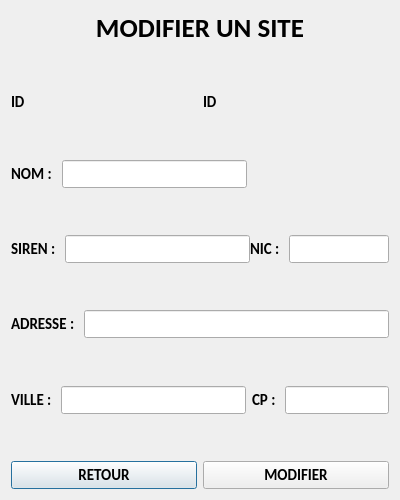
<?xml version="1.0" encoding="UTF-8"?>
<ui version="4.0">
 <class>ModifSite</class>
 <widget class="QDialog" name="ModifSite">
  <property name="geometry">
   <rect>
    <x>0</x>
    <y>0</y>
    <width>400</width>
    <height>500</height>
   </rect>
  </property>
  <property name="minimumSize">
   <size>
    <width>400</width>
    <height>500</height>
   </size>
  </property>
  <property name="font">
   <font>
    <family>Calibri</family>
    <pointsize>11</pointsize>
   </font>
  </property>
  <property name="windowTitle">
   <string>Dialog</string>
  </property>
  <layout class="QVBoxLayout" name="verticalLayout">
   <item>
    <layout class="QHBoxLayout" name="horizontalLayout">
     <item>
      <widget class="QLabel" name="label_titre">
       <property name="font">
        <font>
         <family>Calibri</family>
         <pointsize>20</pointsize>
         <weight>75</weight>
         <bold>true</bold>
        </font>
       </property>
       <property name="text">
        <string>MODIFIER UN SITE</string>
       </property>
       <property name="alignment">
        <set>Qt::AlignCenter</set>
       </property>
      </widget>
     </item>
    </layout>
   </item>
   <item>
    <spacer name="verticalSpacer_6">
     <property name="orientation">
      <enum>Qt::Vertical</enum>
     </property>
     <property name="sizeHint" stdset="0">
      <size>
       <width>20</width>
       <height>40</height>
      </size>
     </property>
    </spacer>
   </item>
   <item>
    <layout class="QHBoxLayout" name="horizontalLayout_5">
     <item>
      <widget class="QLabel" name="label_nom_3">
       <property name="font">
        <font>
         <weight>75</weight>
         <bold>true</bold>
        </font>
       </property>
       <property name="text">
        <string>ID</string>
       </property>
      </widget>
     </item>
     <item>
      <widget class="QLabel" name="ID">
       <property name="font">
        <font>
         <weight>75</weight>
         <bold>true</bold>
        </font>
       </property>
       <property name="text">
        <string>ID</string>
       </property>
      </widget>
     </item>
    </layout>
   </item>
   <item>
    <spacer name="verticalSpacer_4">
     <property name="orientation">
      <enum>Qt::Vertical</enum>
     </property>
     <property name="sizeHint" stdset="0">
      <size>
       <width>20</width>
       <height>40</height>
      </size>
     </property>
    </spacer>
   </item>
   <item>
    <layout class="QHBoxLayout" name="horizontalLayout_7">
     <item>
      <widget class="QLabel" name="label_nom">
       <property name="font">
        <font>
         <weight>75</weight>
         <bold>true</bold>
        </font>
       </property>
       <property name="text">
        <string>NOM : </string>
       </property>
      </widget>
     </item>
     <item>
      <widget class="QLineEdit" name="nom">
       <property name="minimumSize">
        <size>
         <width>185</width>
         <height>0</height>
        </size>
       </property>
       <property name="baseSize">
        <size>
         <width>300</width>
         <height>0</height>
        </size>
       </property>
      </widget>
     </item>
     <item>
      <spacer name="horizontalSpacer">
       <property name="orientation">
        <enum>Qt::Horizontal</enum>
       </property>
       <property name="sizeHint" stdset="0">
        <size>
         <width>40</width>
         <height>20</height>
        </size>
       </property>
      </spacer>
     </item>
    </layout>
   </item>
   <item>
    <spacer name="verticalSpacer_5">
     <property name="orientation">
      <enum>Qt::Vertical</enum>
     </property>
     <property name="sizeHint" stdset="0">
      <size>
       <width>20</width>
       <height>40</height>
      </size>
     </property>
    </spacer>
   </item>
   <item>
    <layout class="QHBoxLayout" name="horizontalLayout_4">
     <item>
      <widget class="QLabel" name="label_nature">
       <property name="font">
        <font>
         <weight>75</weight>
         <bold>true</bold>
        </font>
       </property>
       <property name="text">
        <string>SIREN : </string>
       </property>
      </widget>
     </item>
     <item>
      <widget class="QLineEdit" name="siren">
       <property name="minimumSize">
        <size>
         <width>185</width>
         <height>0</height>
        </size>
       </property>
       <property name="baseSize">
        <size>
         <width>300</width>
         <height>0</height>
        </size>
       </property>
      </widget>
     </item>
     <item>
      <widget class="QLabel" name="label_frequence_3">
       <property name="font">
        <font>
         <weight>75</weight>
         <bold>true</bold>
        </font>
       </property>
       <property name="text">
        <string>NIC : </string>
       </property>
      </widget>
     </item>
     <item>
      <widget class="QLineEdit" name="nic">
       <property name="minimumSize">
        <size>
         <width>100</width>
         <height>0</height>
        </size>
       </property>
       <property name="baseSize">
        <size>
         <width>30</width>
         <height>0</height>
        </size>
       </property>
      </widget>
     </item>
    </layout>
   </item>
   <item>
    <spacer name="verticalSpacer">
     <property name="orientation">
      <enum>Qt::Vertical</enum>
     </property>
     <property name="sizeHint" stdset="0">
      <size>
       <width>20</width>
       <height>40</height>
      </size>
     </property>
    </spacer>
   </item>
   <item>
    <layout class="QHBoxLayout" name="horizontalLayout_2">
     <item>
      <widget class="QLabel" name="label_cout">
       <property name="font">
        <font>
         <weight>75</weight>
         <bold>true</bold>
        </font>
       </property>
       <property name="text">
        <string>ADRESSE : </string>
       </property>
      </widget>
     </item>
     <item>
      <widget class="QLineEdit" name="adresse"/>
     </item>
    </layout>
   </item>
   <item>
    <spacer name="verticalSpacer_2">
     <property name="orientation">
      <enum>Qt::Vertical</enum>
     </property>
     <property name="sizeHint" stdset="0">
      <size>
       <width>20</width>
       <height>40</height>
      </size>
     </property>
    </spacer>
   </item>
   <item>
    <layout class="QHBoxLayout" name="horizontalLayout_3">
     <item>
      <widget class="QLabel" name="label_frequence">
       <property name="font">
        <font>
         <weight>75</weight>
         <bold>true</bold>
        </font>
       </property>
       <property name="text">
        <string>VILLE : </string>
       </property>
      </widget>
     </item>
     <item>
      <widget class="QLineEdit" name="ville">
       <property name="minimumSize">
        <size>
         <width>185</width>
         <height>0</height>
        </size>
       </property>
       <property name="baseSize">
        <size>
         <width>300</width>
         <height>0</height>
        </size>
       </property>
      </widget>
     </item>
     <item>
      <widget class="QLabel" name="label_frequence_2">
       <property name="font">
        <font>
         <weight>75</weight>
         <bold>true</bold>
        </font>
       </property>
       <property name="text">
        <string>CP : </string>
       </property>
      </widget>
     </item>
     <item>
      <widget class="QLineEdit" name="cp">
       <property name="minimumSize">
        <size>
         <width>100</width>
         <height>0</height>
        </size>
       </property>
       <property name="baseSize">
        <size>
         <width>30</width>
         <height>0</height>
        </size>
       </property>
      </widget>
     </item>
    </layout>
   </item>
   <item>
    <spacer name="verticalSpacer_3">
     <property name="orientation">
      <enum>Qt::Vertical</enum>
     </property>
     <property name="sizeHint" stdset="0">
      <size>
       <width>20</width>
       <height>40</height>
      </size>
     </property>
    </spacer>
   </item>
   <item>
    <layout class="QHBoxLayout" name="horizontalLayout_6">
     <item>
      <widget class="QPushButton" name="retour">
       <property name="font">
        <font>
         <weight>75</weight>
         <bold>true</bold>
        </font>
       </property>
       <property name="text">
        <string>RETOUR</string>
       </property>
      </widget>
     </item>
     <item>
      <widget class="QPushButton" name="pushButton">
       <property name="font">
        <font>
         <weight>75</weight>
         <bold>true</bold>
        </font>
       </property>
       <property name="text">
        <string>MODIFIER</string>
       </property>
      </widget>
     </item>
    </layout>
   </item>
  </layout>
 </widget>
 <resources/>
 <connections/>
</ui>
